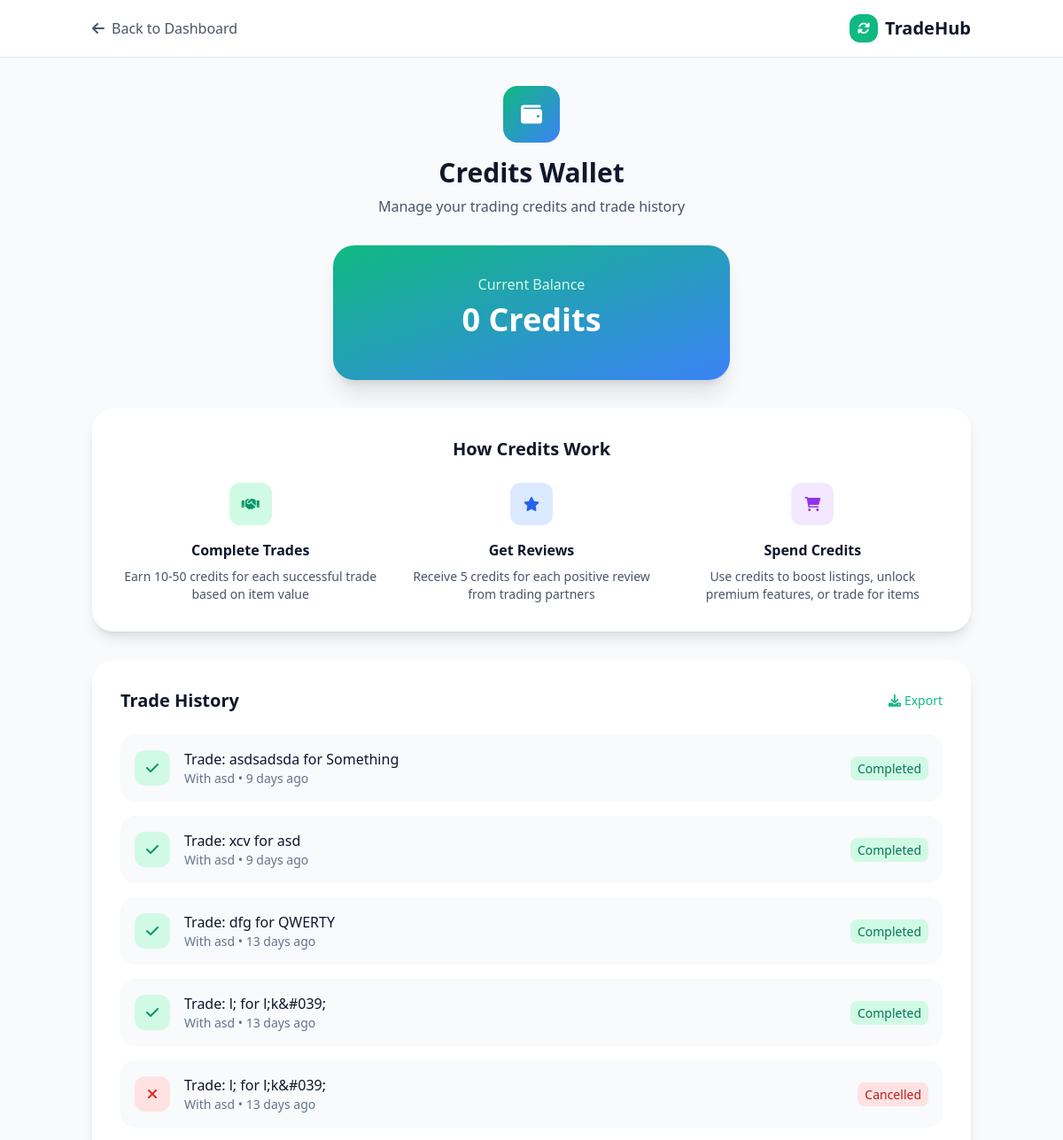
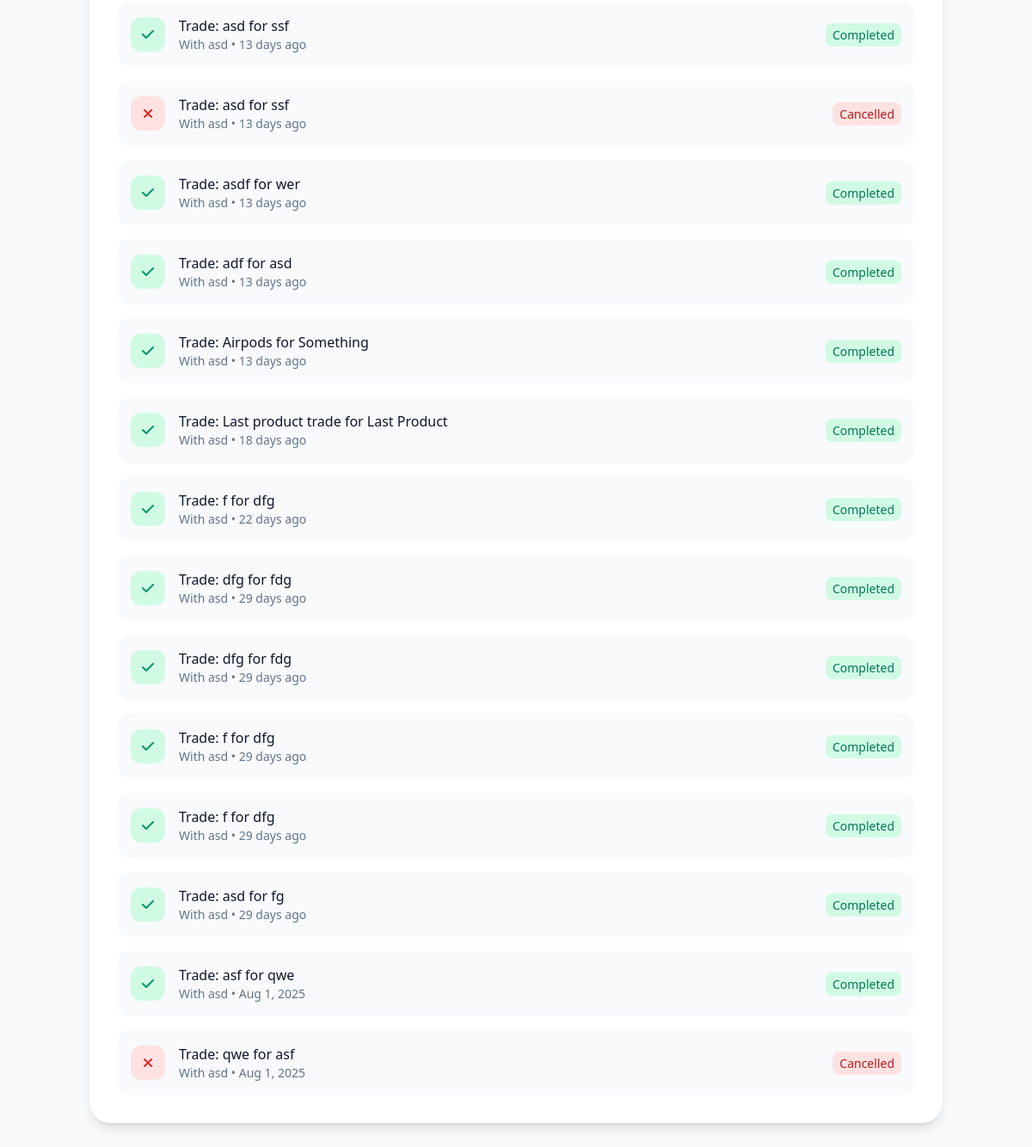
Screenshot of /Pages/wallet.php (signed in) with the database file from the repository (2 pictures, top to bottom).
### tables this page shows
CREATE TABLE `site_settings` (
  `id` int(11) NOT NULL,
  `setting_key` varchar(100) NOT NULL,
  `setting_value` text DEFAULT NULL,
  `created_at` timestamp NOT NULL DEFAULT current_timestamp(),
  `updated_at` timestamp NOT NULL DEFAULT current_timestamp() ON UPDATE current_timestamp()
);

CREATE TABLE `trades` (
  `id` int(11) NOT NULL,
  `requester_id` int(11) NOT NULL,
  `owner_id` int(11) NOT NULL,
  `offered_item_id` int(11) NOT NULL,
  `requested_item_id` int(11) NOT NULL,
  `status` enum('pending','accepted','declined','completed','cancelled') DEFAULT 'pending',
  `trade_method` enum('company_inspection','meetup','secure_location') DEFAULT NULL,
  `message` text DEFAULT NULL,
  `created_at` timestamp NOT NULL DEFAULT current_timestamp(),
  `updated_at` timestamp NOT NULL DEFAULT current_timestamp() ON UPDATE current_timestamp(),
  `requester_completed` tinyint(1) DEFAULT 0,
  `owner_completed` tinyint(1) DEFAULT 0
);

CREATE TABLE `listings` (
  `id` int(11) NOT NULL,
  `user_id` int(11) NOT NULL,
  `title` varchar(255) NOT NULL,
  `description` text NOT NULL,
  `type` enum('product','service') NOT NULL,
  `category` varchar(100) NOT NULL,
  `image_url` varchar(500) DEFAULT NULL,
  `looking_for` longtext DEFAULT NULL CHECK (json_valid(`looking_for`)),
  `status` enum('active','inactive','deleted') DEFAULT 'active',
  `views` int(11) DEFAULT 0,
  `created_at` timestamp NOT NULL DEFAULT current_timestamp(),
  `updated_at` timestamp NOT NULL DEFAULT current_timestamp() ON UPDATE current_timestamp()
);

CREATE TABLE `users` (
  `id` int(11) NOT NULL,
  `full_name` varchar(255) NOT NULL,
  `email` varchar(255) NOT NULL,
  `password` varchar(255) NOT NULL,
  `phone` varchar(20) DEFAULT NULL,
  `location` varchar(255) DEFAULT NULL,
  `bio` text DEFAULT NULL,
  `avatar_url` varchar(500) DEFAULT NULL,
  `status` enum('active','inactive','suspended') DEFAULT 'active',
  `email_verified` tinyint(1) DEFAULT 0,
  `created_at` timestamp NOT NULL DEFAULT current_timestamp(),
  `updated_at` timestamp NOT NULL DEFAULT current_timestamp() ON UPDATE current_timestamp(),
  `role` varchar(20) NOT NULL DEFAULT 'user',
  `last_seen` timestamp NULL DEFAULT NULL
);

### config/config.php (called while the page is built, shortened)
<?php
function formatTimeAgo($datetime) {
    $time = time() - strtotime($datetime);
    if ($time < 2592000) return floor($time/86400) . ' days ago';
    return date('M j, Y', strtotime($datetime));
}
?>

### Pages/wallet.php (the view, shortened to what this page needs)
<?php
require_once '../config/config.php';
$conn = getDBConnection();
$query = "SELECT COALESCE(SUM(CASE WHEN type = 'earned' OR type = 'bonus' THEN amount ELSE -amount END), 0) as balance
          FROM credits WHERE user_id = ?";
$stmt = $conn->prepare($query);
$stmt->bind_param("i", $_SESSION['user_id']);
$stmt->execute();
$result = $stmt->get_result();
$balance_row = $result->fetch_assoc();
$balance = $balance_row['balance'] ?? 0;
$query = "SELECT t.*,
                 l1.title AS offered_item_title,
                 l2.title AS requested_item_title,
                 u1.full_name AS requester_name,
                 u2.full_name AS owner_name
          FROM trades t
          LEFT JOIN listings l1 ON t.offered_item_id = l1.id
          LEFT JOIN listings l2 ON t.requested_item_id = l2.id
          LEFT JOIN users u1 ON t.requester_id = u1.id
          LEFT JOIN users u2 ON t.owner_id = u2.id
          WHERE t.requester_id = ? OR t.owner_id = ?
          ORDER BY t.created_at DESC
          LIMIT 20";
$stmt = $conn->prepare($query);
$stmt->bind_param("ii", $_SESSION['user_id'], $_SESSION['user_id']);
$stmt->execute();
$result = $stmt->get_result();
$trades = $result->fetch_all(MYSQLI_ASSOC);
include '../includes/header.php';
?>
<div class="min-h-screen bg-slate-50">
    <header class="bg-white border-b border-slate-200">
        <div class="container mx-auto px-4 py-4 flex items-center justify-between">
            <a href="dashboard.php" class="flex items-center space-x-2 text-slate-600 hover:text-slate-900">
                <i class="fas fa-arrow-left"></i>
                <span>Back to Dashboard</span>
            </a>
            <a href="dashboard.php" class="flex items-center space-x-2">
                <div class="w-8 h-8 bg-emerald-500 rounded-xl flex items-center justify-center">
                    <i class="fas fa-sync-alt text-white text-sm"></i>
                </div>
                <span class="text-xl font-bold text-slate-900"><?php include "../includes/Name.php";?></span>
            </a>
        </div>
    </header>
    <div class="container mx-auto px-4 py-8">
        <div class="text-center mb-8">
            <div class="w-16 h-16 bg-gradient-to-br from-emerald-500 to-blue-500 rounded-2xl flex items-center justify-center mx-auto mb-4">
                <i class="fas fa-wallet text-white text-2xl"></i>
            </div>
            <h1 class="text-3xl font-bold text-slate-900 mb-2">Credits Wallet</h1>
            <p class="text-slate-600">Manage your trading credits and trade history</p>
        </div>
        <div class="bg-gradient-to-br from-emerald-500 to-blue-500 rounded-3xl shadow-xl p-8 text-white mb-8 max-w-md mx-auto">
            <div class="text-center">
                <p class="text-emerald-100 mb-2">Current Balance</p>
                <p class="text-4xl font-bold mb-4"><?php echo number_format($balance, 0); ?> Credits</p>
            </div>
        </div>
        <div class="bg-white rounded-3xl shadow-lg p-8 mb-8">
            <h2 class="text-xl font-bold text-slate-900 mb-6 text-center">How Credits Work</h2>
            <div class="grid md:grid-cols-3 gap-6">
                <div class="text-center">
                    <div class="w-12 h-12 bg-emerald-100 rounded-xl flex items-center justify-center mx-auto mb-4">
                        <i class="fas fa-handshake text-emerald-600"></i>
                    </div>
                    <h3 class="font-semibold text-slate-900 mb-2">Complete Trades</h3>
                    <p class="text-slate-600 text-sm">Earn 10-50 credits for each successful trade based on item value</p>
                </div>
                <div class="text-center">
                    <div class="w-12 h-12 bg-blue-100 rounded-xl flex items-center justify-center mx-auto mb-4">
                        <i class="fas fa-star text-blue-600"></i>
                    </div>
                    <h3 class="font-semibold text-slate-900 mb-2">Get Reviews</h3>
                    <p class="text-slate-600 text-sm">Receive 5 credits for each positive review from trading partners</p>
                </div>
                <div class="text-center">
                    <div class="w-12 h-12 bg-purple-100 rounded-xl flex items-center justify-center mx-auto mb-4">
                        <i class="fas fa-shopping-cart text-purple-600"></i>
                    </div>
                    <h3 class="font-semibold text-slate-900 mb-2">Spend Credits</h3>
                    <p class="text-slate-600 text-sm">Use credits to boost listings, unlock premium features, or trade for items</p>
                </div>
            </div>
        </div>
        <div class="bg-white rounded-3xl shadow-lg p-6 sm:p-8">
    <div class="flex flex-col sm:flex-row sm:items-center sm:justify-between gap-4 mb-6">
        <h2 class="text-lg sm:text-xl font-bold text-slate-900">Trade History</h2>
        <div class="relative">
            <button onclick="toggleExportMenu()"
                class="flex items-center text-emerald-500 hover:text-emerald-600 text-sm font-medium">
                <i class="fas fa-download mr-1"></i> Export
            </button>
        </div>
    </div>
    <?php if (empty($trades)): ?>
        <div class="text-center py-10 sm:py-12">
            <div class="w-14 h-14 sm:w-16 sm:h-16 bg-slate-100 rounded-full flex items-center justify-center mx-auto mb-4">
                <i class="fas fa-receipt text-slate-400 text-xl sm:text-2xl"></i>
            </div>
            <h3 class="text-base sm:text-lg font-semibold text-slate-900 mb-2">No trades yet</h3>
            <p class="text-slate-600 mb-6 text-sm sm:text-base">Start trading to see your trade history here</p>
            <a href="marketplace.php" class="bg-emerald-500 hover:bg-emerald-600 text-white px-5 py-2.5 sm:px-6 sm:py-3 rounded-2xl font-semibold text-sm sm:text-base">
                Browse Marketplace
            </a>
        </div>
    <?php else: ?>
        <div class="space-y-3 sm:space-y-4">
            <?php foreach ($trades as $trade): ?>
                <div class="flex flex-col sm:flex-row sm:items-center sm:justify-between gap-3 sm:gap-0 p-4 bg-slate-50 rounded-2xl">
                    <div class="flex items-center space-x-3 sm:space-x-4">
                        <div class="w-9 h-9 sm:w-10 sm:h-10 rounded-xl flex items-center justify-center <?php
                            echo $trade['status'] === 'completed' ? 'bg-emerald-100' :
                                 ($trade['status'] === 'pending' ? 'bg-yellow-100' : 'bg-red-100');
                        ?>">
                            <i class="fas fa-<?php
                                switch($trade['status']) {
                                    case 'completed': echo 'check text-emerald-600'; break;
                                    default: echo 'times text-red-600'; break;
                                }
                            ?>"></i>
                        </div>
                        <div>
                            <h4 class="font-medium text-slate-900 text-sm sm:text-base">
                                Trade: <?php echo htmlspecialchars($trade['offered_item_title']); ?>
                                for <?php echo htmlspecialchars($trade['requested_item_title']); ?>
                            </h4>
                            <p class="text-slate-500 text-xs sm:text-sm">
                                With <?php echo $trade['requester_id'] == $_SESSION['user_id'] ?
                                    htmlspecialchars($trade['owner_name']) : htmlspecialchars($trade['requester_name']); ?>
                                • <?php echo formatTimeAgo($trade['created_at']); ?>
                            </p>
                        </div>
                    </div>
                    <div class="text-left sm:text-right">
                        <span class="px-2 py-1 rounded-lg text-xs sm:text-sm font-medium <?php
                            switch($trade['status']) {
                                case 'completed': echo 'bg-emerald-100 text-emerald-700'; break;
                                default: echo 'bg-red-100 text-red-700'; break;
                            }
                        ?>">
                            <?php echo ucfirst($trade['status']); ?>
                        </span>
                    </div>
                </div>
            <?php endforeach; ?>
        </div>
    <?php endif; ?>
</div>
    </div>
</div>
<?php include '../includes/footer.php'; ?>

### includes/Name.php
<?php
require_once '../config/config.php';
$conn = getDBConnection();
$query = "SELECT setting_value FROM site_settings WHERE setting_key = 'site_name' LIMIT 1";
$result = $conn->query($query);
if ($result && $row = $result->fetch_assoc()) {
    echo htmlspecialchars($row['setting_value']);
}
?>

### assets/css/style.css (style rules this page uses)
* { transition: all 0.2s ease-in-out; }

### includes/header.php (style rules this page uses)
* { transition: all 0.2s ease-in-out; }

### rows the page displays
site_settings: setting_value "TradeHub"
trades: offered_item.title "asdsadsda", requested_item.title "Something", owner.full_name "asd", created_at "9 days ago", status "Completed"
trades: offered_item.title "xcv", requested_item.title "asd", requester.full_name "asd", created_at "9 days ago", status "Completed"
trades: offered_item.title "dfg", requested_item.title "QWERTY", requester.full_name "asd", created_at "13 days ago", status "Completed"
trades: offered_item.title "l;", requested_item.title "l;k&#039;", requester.full_name "asd", created_at "13 days ago", status "Completed"
trades: offered_item.title "l;", requested_item.title "l;k&#039;", requester.full_name "asd", created_at "13 days ago", status "Cancelled"
trades: offered_item.title "asd", requested_item.title "ssf", requester.full_name "asd", created_at "13 days ago", status "Completed"
trades: offered_item.title "asd", requested_item.title "ssf", requester.full_name "asd", created_at "13 days ago", status "Cancelled"
trades: offered_item.title "asdf", requested_item.title "wer", owner.full_name "asd", created_at "13 days ago", status "Completed"
trades: offered_item.title "adf", requested_item.title "asd", owner.full_name "asd", created_at "13 days ago", status "Completed"
trades: offered_item.title "Airpods", requested_item.title "Something", requester.full_name "asd", created_at "13 days ago", status "Completed"
trades: offered_item.title "Last product trade", requested_item.title "Last Product", requester.full_name "asd", created_at "18 days ago", status "Completed"
trades: offered_item.title "f", requested_item.title "dfg", owner.full_name "asd", created_at "22 days ago", status "Completed"
trades: offered_item.title "dfg", requested_item.title "fdg", requester.full_name "asd", created_at "29 days ago", status "Completed"
trades: offered_item.title "dfg", requested_item.title "fdg", requester.full_name "asd", created_at "29 days ago", status "Completed"
trades: offered_item.title "f", requested_item.title "dfg", owner.full_name "asd", created_at "29 days ago", status "Completed"
trades: offered_item.title "f", requested_item.title "dfg", owner.full_name "asd", created_at "29 days ago", status "Completed"
trades: offered_item.title "asd", requested_item.title "fg", requester.full_name "asd", created_at "29 days ago", status "Completed"
trades: offered_item.title "asf", requested_item.title "qwe", requester.full_name "asd", created_at "Aug 1, 2025", status "Completed"
trades: offered_item.title "qwe", requested_item.title "asf", owner.full_name "asd", created_at "Aug 1, 2025", status "Cancelled"

### other values shown
$balance "0"
